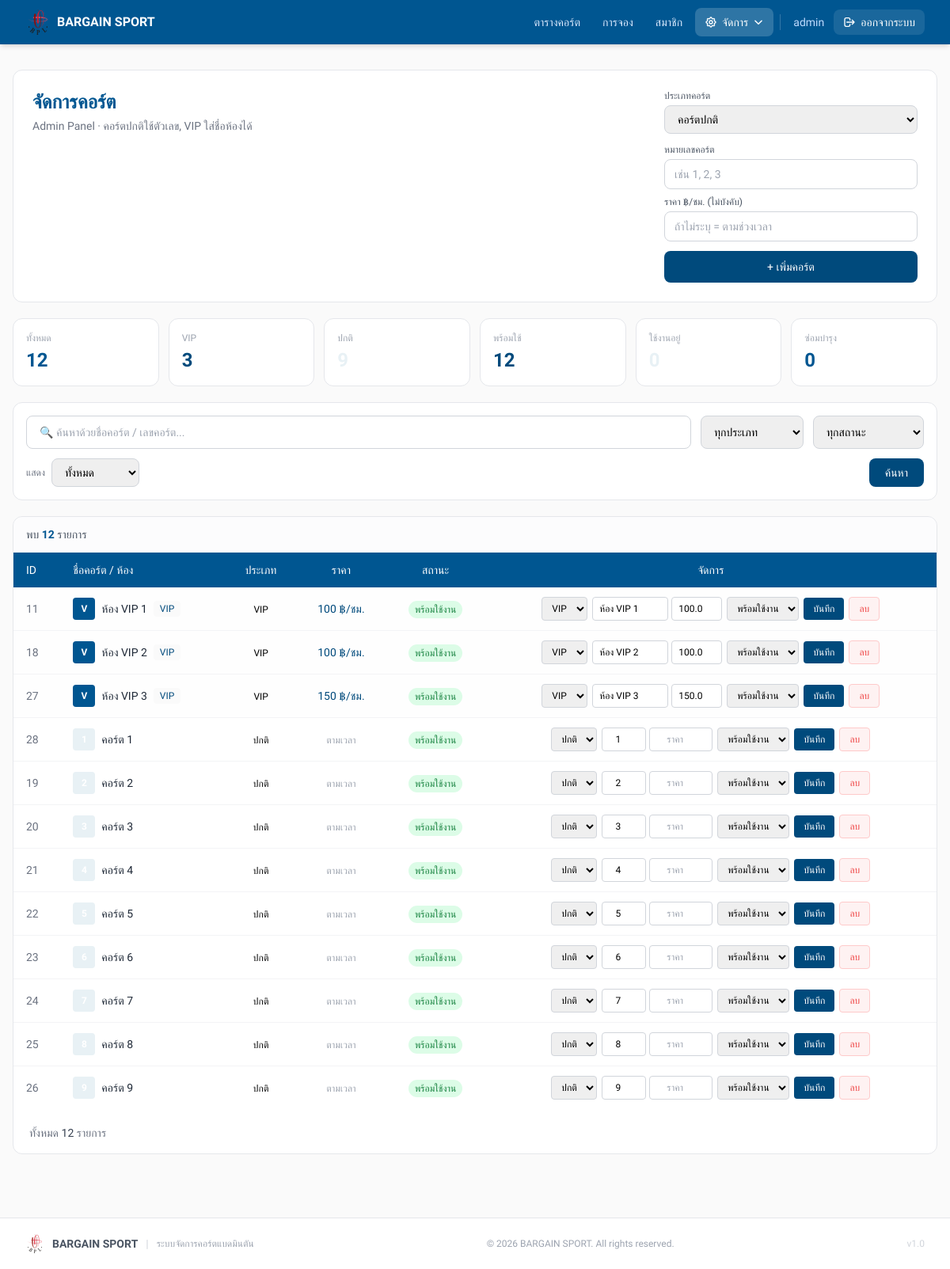
Before: /admin/courts.php (signed in) with the older database file.
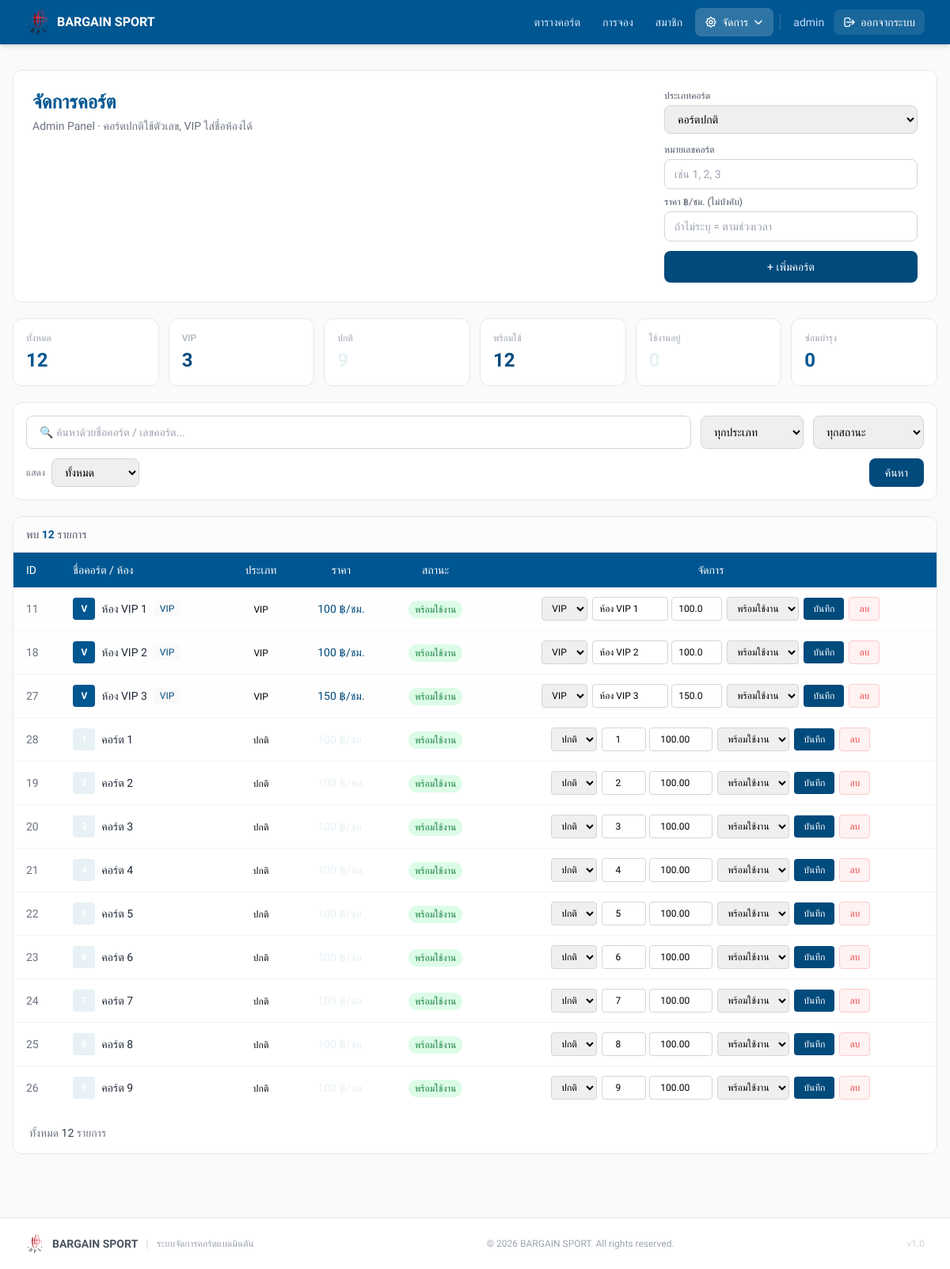
After: the same page with the newer database file.
### tables this page shows
CREATE TABLE `courts` (
  `id` int NOT NULL,
  `court_no` int NOT NULL,
  `vip_room_name` varchar(100) DEFAULT NULL COMMENT 'ชื่อห้อง VIP',
  `status` enum('Available','Booked','In Use','Maintenance') DEFAULT 'Available',
  `is_vip` tinyint(1) NOT NULL DEFAULT '0',
  `court_type` enum('normal','vip') DEFAULT 'normal' COMMENT 'ประเภทคอร์ต: normal=ปกติ, vip=VIP',
  `vip_price` decimal(10,2) DEFAULT NULL COMMENT 'ราคาพิเศษสำหรับคอร์ต VIP (บาท/ชั่วโมง)',
  `normal_price` decimal(10,2) DEFAULT NULL COMMENT 'ราคาคงที่สำหรับคอร์ตปกติ (optional)'
);

### admin/courts.php (the view, shortened to what the rows shown need)
<?php
require_once __DIR__.'/../config/db.php';
$cWhere  = ['1=1'];
$cParams = [];
$cWhereClause = implode(' AND ', $cWhere);
$cQuery = "SELECT * FROM courts WHERE $cWhereClause ORDER BY court_type DESC, vip_room_name ASC, court_no ASC";
$cStmt = $pdo->prepare($cQuery);
$cStmt->execute($cParams);
$courts = $cStmt->fetchAll();
$statusThai = ['Available'=>'พร้อมใช้งาน','Booked'=>'ถูกจอง','In Use'=>'กำลังใช้งาน','Maintenance'=>'ซ่อมบำรุง'];
?>
<!doctype html>
<html lang="th">
<head>
  <script src="https://cdn.tailwindcss.com"></script>
</head>
<body style="background:#FAFAFA;" class="min-h-screen">
<div class="max-w-7xl mx-auto px-4 py-8">
  <div class="bg-white rounded-xl border border-gray-200 p-6 mb-5">
    <div class="flex flex-col lg:flex-row gap-6 justify-between">
      <div>
        <h1 style="color:#005691;" class="text-2xl font-bold mb-1">จัดการคอร์ต</h1>
      </div>
    </div>
  </div>
  <div class="bg-white rounded-xl border border-gray-200 overflow-hidden">
    <?php if(count($courts) > 0): ?>
    <div class="overflow-x-auto">
      <table class="w-full text-sm">
        <thead>
          <tr style="background:#005691;" class="text-white text-left">
            <th class="px-4 py-3 font-medium">ID</th>
            <th class="px-4 py-3 font-medium">ชื่อคอร์ต / ห้อง</th>
            <th class="px-4 py-3 font-medium text-center">ประเภท</th>
            <th class="px-4 py-3 font-medium text-center">ราคา</th>
            <th class="px-4 py-3 font-medium text-center">สถานะ</th>
            <th class="px-4 py-3 font-medium text-center">จัดการ</th>
          </tr>
        </thead>
        <tbody class="divide-y divide-gray-100">
          <?php foreach($courts as $c):
            $isVip = ($c['court_type'] === 'vip' || $c['is_vip'] == 1);
            $displayName = $isVip ? ($c['vip_room_name'] ?? 'ห้อง VIP') : 'คอร์ต ' . $c['court_no'];
            $statusBadge = [
              'Available' => 'bg-green-100 text-green-700',
              'Booked' => 'bg-yellow-100 text-yellow-700',
              'In Use' => 'bg-blue-100 text-blue-700',
              'Maintenance' => 'bg-orange-100 text-orange-700',
            ][$c['status']] ?? 'bg-gray-100 text-gray-600';
          ?>
          <tr class="hover:bg-gray-50 transition-colors <?= $isVip ? 'bg-[#FAFAFA]/30' : '' ?>">
            <td class="px-4 py-3 text-gray-500"><?= $c['id'] ?></td>
            <td class="px-4 py-3">
              <div class="flex items-center gap-2">
                <?php if($isVip): ?>
                <span style="background:#005691;" class="w-7 h-7 rounded flex items-center justify-center text-xs text-white font-bold">V</span>
                <?php else: ?>
                <span style="background:#E8F1F5;" class="w-7 h-7 rounded flex items-center justify-center text-xs text-white font-bold"><?= $c['court_no'] ?></span>
                <?php endif; ?>
                <span class="font-medium text-gray-800"><?= htmlspecialchars($displayName) ?></span>
                <?php if($isVip): ?>
                <span class="text-xs px-2 py-0.5 rounded" style="background:#FAFAFA; color:#004A7C;">VIP</span>
                <?php endif; ?>
              </div>
            </td>
            <td class="px-4 py-3 text-center">
              <span class="text-xs"><?= $isVip ? 'VIP' : 'ปกติ' ?></span>
            </td>
            <td class="px-4 py-3 text-center">
              <?php if($isVip && $c['vip_price']): ?>
              <span style="color:#004A7C;" class="font-medium"><?= number_format($c['vip_price'], 0) ?> ฿/ชม.</span>
              <?php elseif(!$isVip && $c['normal_price']): ?>
              <span style="color:#E8F1F5;" class="font-medium"><?= number_format($c['normal_price'], 0) ?> ฿/ชม.</span>
              <?php else: ?>
              <span class="text-gray-400 text-xs">ตามเวลา</span>
              <?php endif; ?>
            </td>
            <td class="px-4 py-3 text-center">
              <span class="text-xs px-2 py-1 rounded-full <?= $statusBadge ?>">
                <?= $statusThai[$c['status']] ?? $c['status'] ?>
              </span>
            </td>
            <td class="px-4 py-3">
              <form method="post" class="flex items-center gap-1.5 justify-center flex-wrap">
                <select name="court_type" onchange="toggleCourtType(this)"
                        class="px-2 py-1.5 border border-gray-300 rounded text-xs outline-none">
                  <option value="normal" <?= !$isVip ? 'selected' : '' ?>>ปกติ</option>
                  <option value="vip" <?= $isVip ? 'selected' : '' ?>>VIP</option>
                </select>
                <div class="normal-fields <?= $isVip ? 'hidden' : '' ?> flex gap-1">
                  <input type="number" name="court_no" value="<?= $c['court_no'] ?>"
                         class="w-14 px-2 py-1.5 border border-gray-300 rounded text-center text-xs outline-none">
                  <input type="number" step="0.01" name="normal_price" value="<?= $c['normal_price'] ?? '' ?>" placeholder="ราคา"
                         class="w-20 px-2 py-1.5 border border-gray-300 rounded text-center text-xs outline-none">
                </div>
                <div class="vip-fields <?= $isVip ? '' : 'hidden' ?> flex gap-1">
                  <input type="text" name="vip_room_name" value="<?= htmlspecialchars($c['vip_room_name'] ?? '') ?>" placeholder="ชื่อห้อง"
                         class="w-24 px-2 py-1.5 border border-gray-300 rounded text-xs outline-none">
                  <input type="number" step="0.01" name="vip_price" value="<?= $c['vip_price'] ?? '' ?>" placeholder="ราคา"
                         class="w-16 px-2 py-1.5 border border-gray-300 rounded text-center text-xs outline-none">
                </div>
                <select name="status" class="px-2 py-1.5 border border-gray-300 rounded text-xs outline-none">
                  <?php foreach(['Available','Booked','In Use','Maintenance'] as $s): ?>
                  <option value="<?= $s ?>" <?= $c['status'] === $s ? 'selected' : '' ?>><?= $statusThai[$s] ?></option>
                  <?php endforeach; ?>
                </select>
                <button type="submit" name="update"
                        style="background:#004A7C;"
                        class="px-3 py-1.5 text-white text-xs rounded hover:opacity-90 transition-opacity">
                  บันทึก
                </button>
                <a href="?delete=<?= $c['id'] ?>"
                   onclick="return confirm('ยืนยันลบ <?= htmlspecialchars($displayName) ?>?')"
                   class="px-3 py-1.5 bg-red-50 text-red-500 border border-red-200 text-xs rounded hover:bg-red-100 transition-colors">
                  ลบ
                </a>
              </form>
            </td>
          </tr>
          <?php endforeach; ?>
        </tbody>
      </table>
    </div>
    <?php endif; ?>
  </div>
</div>
</body>
</html>

Changed rows visible on the page:
changed courts "คอร์ต 1": normal_price (not shown) → "100.00"; no longer shows "ตามเวลา"
changed courts "คอร์ต 2": normal_price (not shown) → "100.00"; no longer shows "ตามเวลา"
changed courts "คอร์ต 3": normal_price (not shown) → "100.00"; no longer shows "ตามเวลา"
changed courts "คอร์ต 4": normal_price (not shown) → "100.00"; no longer shows "ตามเวลา"
changed courts "คอร์ต 5": normal_price (not shown) → "100.00"; no longer shows "ตามเวลา"
changed courts "คอร์ต 6": normal_price (not shown) → "100.00"; no longer shows "ตามเวลา"
changed courts "คอร์ต 7": normal_price (not shown) → "100.00"; no longer shows "ตามเวลา"
changed courts "คอร์ต 8": normal_price (not shown) → "100.00"; no longer shows "ตามเวลา"
changed courts "คอร์ต 9": normal_price (not shown) → "100.00"; no longer shows "ตามเวลา"
